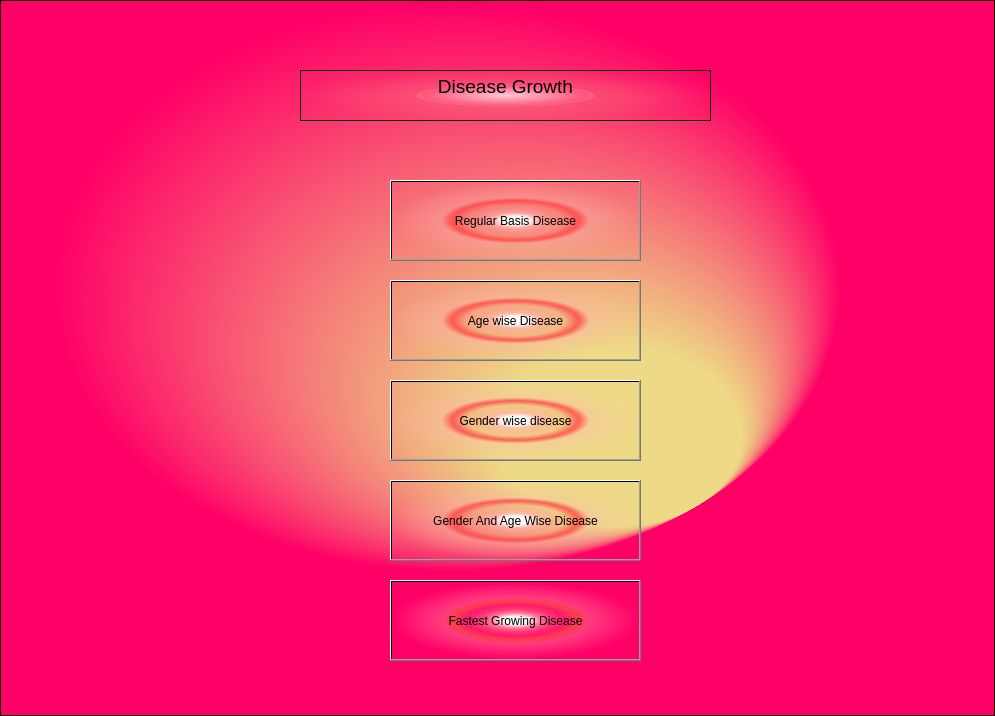
<?xml version="1.0" encoding="UTF-8"?>
<ui version="4.0">
 <class>DiseaseGrowth</class>
 <widget class="QFrame" name="DiseaseGrowth">
  <property name="geometry">
   <rect>
    <x>0</x>
    <y>0</y>
    <width>995</width>
    <height>716</height>
   </rect>
  </property>
  <property name="windowTitle">
   <string>Frame</string>
  </property>
  <property name="styleSheet">
   <string notr="true">background-color:qradialgradient(spread:pad, cx:0.435577, cy:0.386, radius:0.416, fx:0.70007, fy:0.706552, stop:0.293532 rgba(238, 218, 134, 255), stop:0.950249 rgba(255, 0, 102, 255))</string>
  </property>
  <property name="frameShape">
   <enum>QFrame::StyledPanel</enum>
  </property>
  <property name="frameShadow">
   <enum>QFrame::Raised</enum>
  </property>
  <widget class="QTextBrowser" name="textBrowser">
   <property name="geometry">
    <rect>
     <x>300</x>
     <y>70</y>
     <width>411</width>
     <height>51</height>
    </rect>
   </property>
   <property name="styleSheet">
    <string notr="true">background-color:qradialgradient(spread:pad, cx:0.5, cy:0.5, radius:0.5, fx:0.5, fy:0.5, stop:0 rgba(255, 235, 235, 206), stop:0.35 rgba(255, 188, 188, 80), stop:0.4 rgba(255, 162, 162, 80), stop:0.425 rgba(255, 132, 132, 156), stop:0.44 rgba(252, 128, 128, 80), stop:1 rgba(255, 255, 255, 0))</string>
   </property>
   <property name="html">
    <string>&lt;!DOCTYPE HTML PUBLIC &quot;-//W3C//DTD HTML 4.0//EN&quot; &quot;http://www.w3.org/TR/REC-html40/strict.dtd&quot;&gt;
&lt;html&gt;&lt;head&gt;&lt;meta name=&quot;qrichtext&quot; content=&quot;1&quot; /&gt;&lt;style type=&quot;text/css&quot;&gt;
p, li { white-space: pre-wrap; }
&lt;/style&gt;&lt;/head&gt;&lt;body style=&quot; font-family:'MS Shell Dlg 2'; font-size:8.13913pt; font-weight:400; font-style:normal;&quot;&gt;
&lt;p align=&quot;center&quot; style=&quot; margin-top:0px; margin-bottom:0px; margin-left:0px; margin-right:0px; -qt-block-indent:0; text-indent:0px;&quot;&gt;&lt;span style=&quot; font-size:14pt;&quot;&gt;Disease Growth&lt;/span&gt;&lt;/p&gt;&lt;/body&gt;&lt;/html&gt;</string>
   </property>
  </widget>
  <widget class="QPushButton" name="btnregularbasisdisease">
   <property name="geometry">
    <rect>
     <x>390</x>
     <y>180</y>
     <width>251</width>
     <height>81</height>
    </rect>
   </property>
   <property name="styleSheet">
    <string notr="true">background-color:qradialgradient(spread:pad, cx:0.5, cy:0.5, radius:0.5, fx:0.5, fy:0.5, stop:0 rgba(255, 255, 255, 255), stop:0.1 rgba(255, 255, 255, 255), stop:0.2 rgba(255, 176, 176, 167), stop:0.3 rgba(255, 151, 151, 92), stop:0.4 rgba(255, 125, 125, 51), stop:0.5 rgba(255, 76, 76, 205), stop:0.52 rgba(255, 76, 76, 205), stop:0.6 rgba(255, 180, 180, 84), stop:1 rgba(255, 255, 255, 0))</string>
   </property>
   <property name="text">
    <string>Regular Basis Disease</string>
   </property>
  </widget>
  <widget class="QPushButton" name="btnagewisedisease">
   <property name="geometry">
    <rect>
     <x>390</x>
     <y>280</y>
     <width>251</width>
     <height>81</height>
    </rect>
   </property>
   <property name="styleSheet">
    <string notr="true">background-color:qradialgradient(spread:pad, cx:0.5, cy:0.5, radius:0.5, fx:0.5, fy:0.5, stop:0 rgba(255, 255, 255, 255), stop:0.1 rgba(255, 255, 255, 255), stop:0.2 rgba(255, 176, 176, 167), stop:0.3 rgba(255, 151, 151, 92), stop:0.4 rgba(255, 125, 125, 51), stop:0.5 rgba(255, 76, 76, 205), stop:0.52 rgba(255, 76, 76, 205), stop:0.6 rgba(255, 180, 180, 84), stop:1 rgba(255, 255, 255, 0))</string>
   </property>
   <property name="text">
    <string>Age wise Disease</string>
   </property>
  </widget>
  <widget class="QPushButton" name="btngenderandagewisedisease">
   <property name="geometry">
    <rect>
     <x>390</x>
     <y>480</y>
     <width>251</width>
     <height>81</height>
    </rect>
   </property>
   <property name="styleSheet">
    <string notr="true">background-color:qradialgradient(spread:pad, cx:0.5, cy:0.5, radius:0.5, fx:0.5, fy:0.5, stop:0 rgba(255, 255, 255, 255), stop:0.1 rgba(255, 255, 255, 255), stop:0.2 rgba(255, 176, 176, 167), stop:0.3 rgba(255, 151, 151, 92), stop:0.4 rgba(255, 125, 125, 51), stop:0.5 rgba(255, 76, 76, 205), stop:0.52 rgba(255, 76, 76, 205), stop:0.6 rgba(255, 180, 180, 84), stop:1 rgba(255, 255, 255, 0))</string>
   </property>
   <property name="text">
    <string>Gender And Age Wise Disease</string>
   </property>
  </widget>
  <widget class="QPushButton" name="btnfastestgrowingdisease">
   <property name="geometry">
    <rect>
     <x>390</x>
     <y>580</y>
     <width>251</width>
     <height>81</height>
    </rect>
   </property>
   <property name="styleSheet">
    <string notr="true">background-color:qradialgradient(spread:pad, cx:0.5, cy:0.5, radius:0.5, fx:0.5, fy:0.5, stop:0 rgba(255, 255, 255, 255), stop:0.1 rgba(255, 255, 255, 255), stop:0.2 rgba(255, 176, 176, 167), stop:0.3 rgba(255, 151, 151, 92), stop:0.4 rgba(255, 125, 125, 51), stop:0.5 rgba(255, 76, 76, 205), stop:0.52 rgba(255, 76, 76, 205), stop:0.6 rgba(255, 180, 180, 84), stop:1 rgba(255, 255, 255, 0))</string>
   </property>
   <property name="text">
    <string>Fastest Growing Disease</string>
   </property>
  </widget>
  <widget class="QPushButton" name="btngenderwisedisease">
   <property name="geometry">
    <rect>
     <x>390</x>
     <y>380</y>
     <width>251</width>
     <height>81</height>
    </rect>
   </property>
   <property name="styleSheet">
    <string notr="true">background-color:qradialgradient(spread:pad, cx:0.5, cy:0.5, radius:0.5, fx:0.5, fy:0.5, stop:0 rgba(255, 255, 255, 255), stop:0.1 rgba(255, 255, 255, 255), stop:0.2 rgba(255, 176, 176, 167), stop:0.3 rgba(255, 151, 151, 92), stop:0.4 rgba(255, 125, 125, 51), stop:0.5 rgba(255, 76, 76, 205), stop:0.52 rgba(255, 76, 76, 205), stop:0.6 rgba(255, 180, 180, 84), stop:1 rgba(255, 255, 255, 0))</string>
   </property>
   <property name="text">
    <string>Gender wise disease</string>
   </property>
  </widget>
 </widget>
 <resources/>
 <connections/>
</ui>
